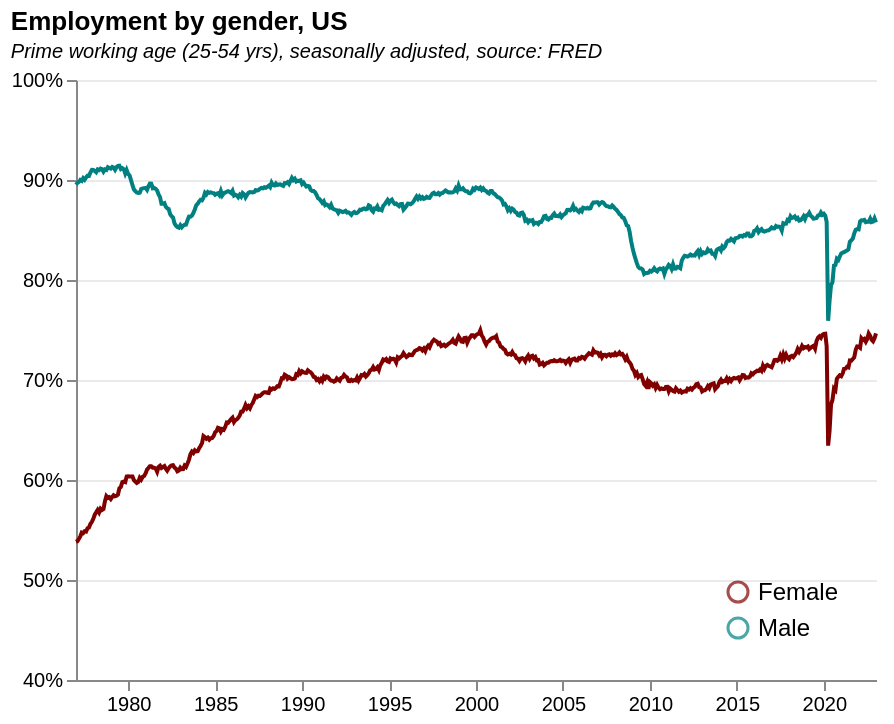

Vega-Lite specification stored for this chart:
### Vega-Lite specification from a JSON file in a GitHub repository (floating-point values rounded to 4 significant figures; data arrays with more than 128 entries replaced by an {"elided": "..."} marker saying what was removed)
{"$schema": "https://vega.github.io/schema/vega-lite/v5.json", "data": {"values": {"elided": "1106 records"}, "format": {"parse": {"Date": "date"}}}, "config": {"view": {"stroke": "transparent"}}, "width": 400, "height": 300, "title": {"text": "Employment by gender, US", "subtitle": ["Prime working age (25-54 yrs), seasonally adjusted, source: FRED"], "subtitleFontStyle": "italic", "subtitleFontSize": 10, "anchor": "start", "color": "black"}, "encoding": {"x": {"field": "Date", "type": "temporal", "title": null, "axis": {"grid": false}}}, "layer": [{"encoding": {"color": {"field": "Gender", "type": "nominal", "legend": {"orient": "bottom-right", "title": null, "labelFontSize": 12}, "scale": {"range": ["rgb(128,0,0)", "#008080"]}}, "y": {"field": "Employment", "type": "quantitative", "title": null, "axis": {"gridOpacity": 0.6, "format": "%"}, "scale": {"domain": [0.4, 1]}}}, "layer": [{"mark": "line"}, {"transform": [{"filter": {"param": "hover", "empty": false}}], "mark": "point"}]}, {"transform": [{"pivot": "Gender", "value": "Employment", "groupby": ["Date"]}], "mark": "rule", "encoding": {"opacity": {"condition": {"value": 0.3, "param": "hover", "empty": false}, "value": 0}, "tooltip": [{"field": "Date", "type": "temporal", "format": "%b %Y"}, {"field": "Female", "type": "quantitative", "format": ".2%"}, {"field": "Male", "type": "quantitative", "format": ".2%"}]}, "params": [{"name": "hover", "select": {"type": "point", "fields": ["Date"], "nearest": true, "on": "mouseover", "clear": "mouseout"}}]}]}
